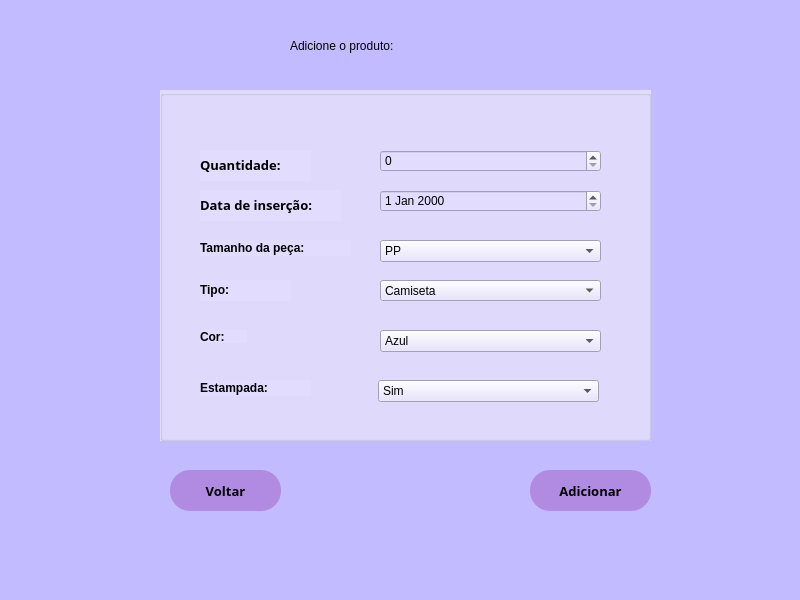
<?xml version="1.0" encoding="UTF-8"?>
<ui version="4.0">
 <class>tl_adicionar</class>
 <widget class="QMainWindow" name="tl_adicionar">
  <property name="geometry">
   <rect>
    <x>0</x>
    <y>0</y>
    <width>800</width>
    <height>600</height>
   </rect>
  </property>
  <property name="windowTitle">
   <string>MainWindow</string>
  </property>
  <property name="styleSheet">
   <string notr="true">background-color: rgb(195, 187, 255);</string>
  </property>
  <widget class="QWidget" name="centralwidget">
   <widget class="QLabel" name="label">
    <property name="geometry">
     <rect>
      <x>290</x>
      <y>20</y>
      <width>231</width>
      <height>51</height>
     </rect>
    </property>
    <property name="styleSheet">
     <string notr="true">font: 22pt &quot;Tw Cen MT Condensed Extra Bold&quot;;</string>
    </property>
    <property name="text">
     <string>Adicione o produto:</string>
    </property>
   </widget>
   <widget class="QGroupBox" name="groupBox">
    <property name="geometry">
     <rect>
      <x>160</x>
      <y>90</y>
      <width>491</width>
      <height>351</height>
     </rect>
    </property>
    <property name="styleSheet">
     <string notr="true">
background-color: rgb(226, 221, 255);</string>
    </property>
    <property name="title">
     <string/>
    </property>
    <widget class="QLabel" name="label_2">
     <property name="geometry">
      <rect>
       <x>40</x>
       <y>60</y>
       <width>111</width>
       <height>31</height>
      </rect>
     </property>
     <property name="font">
      <font>
       <family>Perpetua Titling MT</family>
       <pointsize>10</pointsize>
       <weight>3</weight>
       <italic>false</italic>
       <bold>false</bold>
      </font>
     </property>
     <property name="styleSheet">
      <string notr="true">font: 25 10pt &quot;Perpetua Titling MT&quot;;
</string>
     </property>
     <property name="text">
      <string>&lt;html&gt;&lt;head/&gt;&lt;body&gt;&lt;p&gt;&lt;span style=&quot; font-weight:600;&quot;&gt;Quantidade:&lt;/span&gt;&lt;/p&gt;&lt;/body&gt;&lt;/html&gt;</string>
     </property>
    </widget>
    <widget class="QSpinBox" name="caixa_quantidade">
     <property name="geometry">
      <rect>
       <x>220</x>
       <y>60</y>
       <width>221</width>
       <height>22</height>
      </rect>
     </property>
    </widget>
    <widget class="QLabel" name="label_3">
     <property name="geometry">
      <rect>
       <x>40</x>
       <y>100</y>
       <width>141</width>
       <height>31</height>
      </rect>
     </property>
     <property name="font">
      <font>
       <family>Perpetua Titling MT</family>
       <pointsize>10</pointsize>
       <weight>3</weight>
       <italic>false</italic>
       <bold>false</bold>
      </font>
     </property>
     <property name="styleSheet">
      <string notr="true">font: 25 10pt &quot;Perpetua Titling MT&quot;;</string>
     </property>
     <property name="text">
      <string>&lt;html&gt;&lt;head/&gt;&lt;body&gt;&lt;p&gt;&lt;span style=&quot; font-weight:600;&quot;&gt;Data de inserção:&lt;/span&gt;&lt;/p&gt;&lt;/body&gt;&lt;/html&gt;</string>
     </property>
    </widget>
    <widget class="QDateEdit" name="caixa_data">
     <property name="geometry">
      <rect>
       <x>220</x>
       <y>100</y>
       <width>221</width>
       <height>22</height>
      </rect>
     </property>
    </widget>
    <widget class="QLabel" name="label_4">
     <property name="geometry">
      <rect>
       <x>40</x>
       <y>150</y>
       <width>151</width>
       <height>16</height>
      </rect>
     </property>
     <property name="styleSheet">
      <string notr="true">font: 25 10pt &quot;Perpetua Titling MT&quot;;</string>
     </property>
     <property name="text">
      <string>&lt;html&gt;&lt;head/&gt;&lt;body&gt;&lt;p&gt;&lt;span style=&quot; font-weight:600;&quot;&gt;Tamanho da peça:&lt;/span&gt;&lt;/p&gt;&lt;/body&gt;&lt;/html&gt;</string>
     </property>
    </widget>
    <widget class="QComboBox" name="caixa_tamanho">
     <property name="geometry">
      <rect>
       <x>220</x>
       <y>150</y>
       <width>221</width>
       <height>22</height>
      </rect>
     </property>
     <item>
      <property name="text">
       <string>PP</string>
      </property>
     </item>
     <item>
      <property name="text">
       <string>P</string>
      </property>
     </item>
     <item>
      <property name="text">
       <string>M</string>
      </property>
     </item>
     <item>
      <property name="text">
       <string>G</string>
      </property>
     </item>
     <item>
      <property name="text">
       <string>GG</string>
      </property>
     </item>
    </widget>
    <widget class="QLabel" name="label_5">
     <property name="geometry">
      <rect>
       <x>40</x>
       <y>190</y>
       <width>91</width>
       <height>21</height>
      </rect>
     </property>
     <property name="styleSheet">
      <string notr="true">font: 25 10pt &quot;Perpetua Titling MT&quot;;</string>
     </property>
     <property name="text">
      <string>&lt;html&gt;&lt;head/&gt;&lt;body&gt;&lt;p&gt;&lt;span style=&quot; font-weight:600;&quot;&gt;Tipo:&lt;/span&gt;&lt;/p&gt;&lt;/body&gt;&lt;/html&gt;</string>
     </property>
    </widget>
    <widget class="QComboBox" name="caixa_tipo">
     <property name="geometry">
      <rect>
       <x>220</x>
       <y>190</y>
       <width>221</width>
       <height>21</height>
      </rect>
     </property>
     <item>
      <property name="text">
       <string>Camiseta</string>
      </property>
     </item>
     <item>
      <property name="text">
       <string>Calça</string>
      </property>
     </item>
     <item>
      <property name="text">
       <string>Short</string>
      </property>
     </item>
     <item>
      <property name="text">
       <string>Saia</string>
      </property>
     </item>
     <item>
      <property name="text">
       <string>Vestido</string>
      </property>
     </item>
    </widget>
    <widget class="QLabel" name="label_6">
     <property name="geometry">
      <rect>
       <x>40</x>
       <y>240</y>
       <width>47</width>
       <height>13</height>
      </rect>
     </property>
     <property name="styleSheet">
      <string notr="true">font: 25 10pt &quot;Perpetua Titling MT&quot;;</string>
     </property>
     <property name="text">
      <string>&lt;html&gt;&lt;head/&gt;&lt;body&gt;&lt;p&gt;&lt;span style=&quot; font-weight:600;&quot;&gt;Cor:&lt;/span&gt;&lt;/p&gt;&lt;/body&gt;&lt;/html&gt;</string>
     </property>
    </widget>
    <widget class="QComboBox" name="caixa_cor">
     <property name="geometry">
      <rect>
       <x>220</x>
       <y>240</y>
       <width>221</width>
       <height>22</height>
      </rect>
     </property>
     <item>
      <property name="text">
       <string>Azul</string>
      </property>
     </item>
     <item>
      <property name="text">
       <string>Roxo</string>
      </property>
     </item>
     <item>
      <property name="text">
       <string>Rosa</string>
      </property>
     </item>
     <item>
      <property name="text">
       <string>Amarelo</string>
      </property>
     </item>
     <item>
      <property name="text">
       <string>Laranja</string>
      </property>
     </item>
     <item>
      <property name="text">
       <string>Verde</string>
      </property>
     </item>
     <item>
      <property name="text">
       <string>Vermelho</string>
      </property>
     </item>
     <item>
      <property name="text">
       <string>Preto</string>
      </property>
     </item>
     <item>
      <property name="text">
       <string>Branco</string>
      </property>
     </item>
     <item>
      <property name="text">
       <string>Marrom</string>
      </property>
     </item>
    </widget>
    <widget class="QLabel" name="label_7">
     <property name="geometry">
      <rect>
       <x>40</x>
       <y>290</y>
       <width>111</width>
       <height>16</height>
      </rect>
     </property>
     <property name="styleSheet">
      <string notr="true">font: 25 10pt &quot;Perpetua Titling MT&quot;;</string>
     </property>
     <property name="text">
      <string>&lt;html&gt;&lt;head/&gt;&lt;body&gt;&lt;p&gt;&lt;span style=&quot; font-weight:600;&quot;&gt;Estampada:&lt;/span&gt;&lt;/p&gt;&lt;/body&gt;&lt;/html&gt;</string>
     </property>
    </widget>
    <widget class="QComboBox" name="caixa_estampa">
     <property name="geometry">
      <rect>
       <x>218</x>
       <y>290</y>
       <width>221</width>
       <height>22</height>
      </rect>
     </property>
     <item>
      <property name="text">
       <string>Sim</string>
      </property>
     </item>
     <item>
      <property name="text">
       <string>Não</string>
      </property>
     </item>
    </widget>
   </widget>
   <widget class="QPushButton" name="botao_voltar_principal">
    <property name="geometry">
     <rect>
      <x>170</x>
      <y>470</y>
      <width>111</width>
      <height>41</height>
     </rect>
    </property>
    <property name="font">
     <font>
      <family>Perpetua Titling MT</family>
      <pointsize>10</pointsize>
      <weight>75</weight>
      <bold>true</bold>
     </font>
    </property>
    <property name="styleSheet">
     <string notr="true">QPushButton{background-color: rgb(177, 138, 225);
border-radius: 20px 20px 20px;}

QPushButton:hover{
color: rgb(255, 255, 255);
background-color: rgb(193, 102, 216);
border-radius: 20px 20px 20px;
}</string>
    </property>
    <property name="text">
     <string>Voltar</string>
    </property>
    <property name="icon">
     <iconset>
      <normaloff>image/tela adicionar/go-back-arrow.png</normaloff>image/tela adicionar/go-back-arrow.png</iconset>
    </property>
   </widget>
   <widget class="QPushButton" name="botao_adicionar_final">
    <property name="geometry">
     <rect>
      <x>530</x>
      <y>470</y>
      <width>121</width>
      <height>41</height>
     </rect>
    </property>
    <property name="font">
     <font>
      <family>Perpetua Titling MT</family>
      <pointsize>10</pointsize>
      <weight>75</weight>
      <bold>true</bold>
     </font>
    </property>
    <property name="styleSheet">
     <string notr="true">QPushButton{background-color: rgb(177, 138, 225);
border-radius: 20px 20px 20px;}

QPushButton:hover{
color: rgb(255, 255, 255);
background-color: rgb(193, 102, 216);
border-radius: 20px 20px 20px;
}</string>
    </property>
    <property name="text">
     <string>Adicionar</string>
    </property>
    <property name="icon">
     <iconset>
      <normaloff>image/tela adicionar/mais (1).png</normaloff>image/tela adicionar/mais (1).png</iconset>
    </property>
   </widget>
   <widget class="QLabel" name="label_8">
    <property name="geometry">
     <rect>
      <x>230</x>
      <y>20</y>
      <width>47</width>
      <height>51</height>
     </rect>
    </property>
    <property name="text">
     <string/>
    </property>
    <property name="pixmap">
     <pixmap>image/tela adicionar/roupas.png</pixmap>
    </property>
    <property name="scaledContents">
     <bool>true</bool>
    </property>
   </widget>
  </widget>
  <widget class="QMenuBar" name="menubar">
   <property name="geometry">
    <rect>
     <x>0</x>
     <y>0</y>
     <width>800</width>
     <height>21</height>
    </rect>
   </property>
  </widget>
  <widget class="QStatusBar" name="statusbar"/>
 </widget>
 <resources/>
 <connections/>
</ui>
